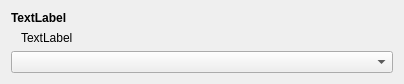
<?xml version="1.0" encoding="UTF-8"?>
<ui version="4.0">
 <class>DebconfSelect</class>
 <widget class="QWidget" name="DebconfSelect">
  <property name="geometry">
   <rect>
    <x>0</x>
    <y>0</y>
    <width>404</width>
    <height>66</height>
   </rect>
  </property>
  <property name="sizePolicy">
   <sizepolicy hsizetype="Preferred" vsizetype="Minimum">
    <horstretch>0</horstretch>
    <verstretch>0</verstretch>
   </sizepolicy>
  </property>
  <property name="windowTitle">
   <string>Form</string>
  </property>
  <layout class="QGridLayout" name="gridLayout">
   <item row="0" column="0">
    <widget class="QLabel" name="descriptionL">
     <property name="font">
      <font>
       <weight>75</weight>
       <bold>true</bold>
      </font>
     </property>
     <property name="text">
      <string>TextLabel</string>
     </property>
     <property name="wordWrap">
      <bool>true</bool>
     </property>
     <property name="buddy">
      <cstring>selectCB</cstring>
     </property>
    </widget>
   </item>
   <item row="2" column="0">
    <widget class="QComboBox" name="selectCB"/>
   </item>
   <item row="1" column="0">
    <widget class="QLabel" name="extendedDescriptionL">
     <property name="text">
      <string>TextLabel</string>
     </property>
     <property name="wordWrap">
      <bool>true</bool>
     </property>
     <property name="indent">
      <number>10</number>
     </property>
     <property name="buddy">
      <cstring>selectCB</cstring>
     </property>
    </widget>
   </item>
  </layout>
 </widget>
 <resources/>
 <connections/>
</ui>
